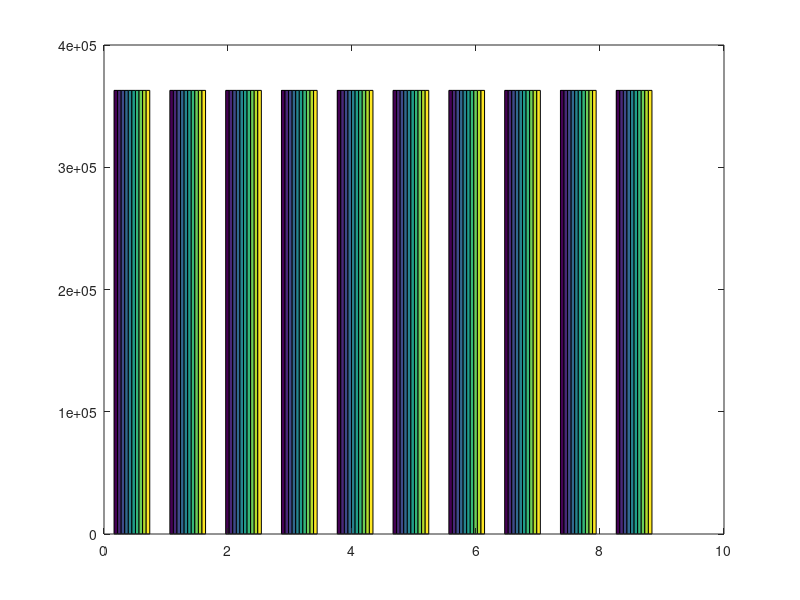

This chart was generated by the following MATLAB code: (Note: this script raises an error after producing the figure.)
function combinationMaker
v = [0 1 2 3 4 5 6 7 8 9];
p = perms(v);
hist(p);
[s,~] = size(p);
fileNum=1;
fileID = fopen(sprintf('combo/COMBO%d',fileNum),'w');
for elm = 1:s
    fprintf(fileID,'%d%d%d%d%d%d%d%d%d%d\n',p(elm,:));
    if(mod(elm,60480)==0)
        fclose(fileID);
        fileNum = fileNum+1;
        fileID = fopen(sprintf('combo/COMBO%d',fileNum),'w');
    end
end
fclose(fileID);
disp(s);
end